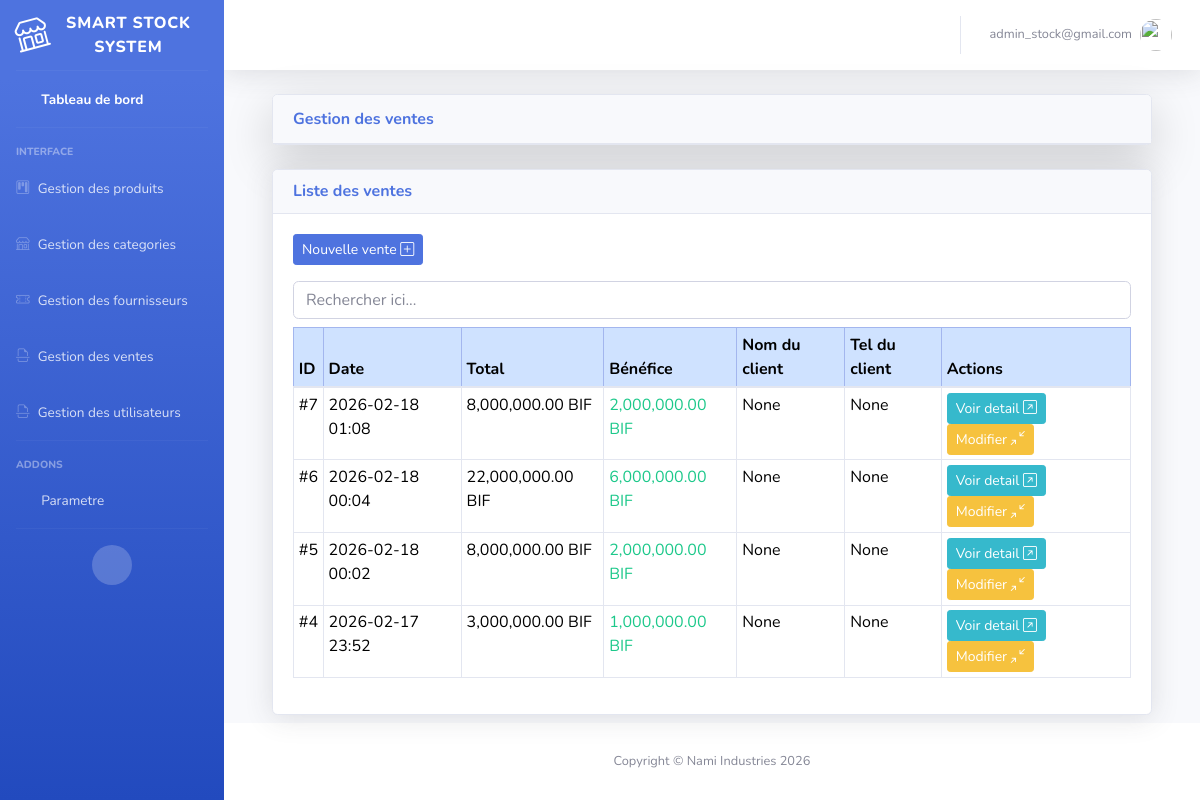
/smartstock-admin/vente-liste/ (signed in), run on the app's committed database.
### sales/models.py (models this page shows, shortened)
class Sale(models.Model):
    STATUS_CHOICES = [
        ('draft', 'En cours'),
        ('completed', 'Finalisée'),
    ]
    status = models.CharField(
        max_length=20,
        choices=STATUS_CHOICES,
        default='draft'
    )
    total_amount = models.DecimalField(max_digits=12, decimal_places=2, default=Decimal("0.00"))
    total_profit = models.DecimalField(max_digits=12, decimal_places=2, default=Decimal("0.00"))
    user = models.ForeignKey(User, on_delete=models.CASCADE, null=True)
    customer_name = models.CharField(max_length=80, blank=True, null=True)
    customer_phone = models.CharField(max_length=20, blank=True, null=True)
    created_at = models.DateTimeField(auto_now_add=True)

### core/models.py (models this page shows, shortened)
class ShopSettings(models.Model):
    DEVISE_CHOICES = [
        ('USD', 'USD'),
        ('EUR', 'EUR'),
        ('CDF', 'CDF'),
        ('BIF', 'BIF'),
    ]
    name = models.CharField(max_length=200)
    address = models.TextField()
    phone = models.CharField(max_length=20)
    currency = models.CharField(
        max_length=10,
        choices=DEVISE_CHOICES,
        default='BIF'
    )
    tva = models.DecimalField(max_digits=12, decimal_places=2, default=Decimal("0.00"))
    logo = models.ImageField(upload_to="logo/", blank=True, null=True)

### core/views.py (the view)
# urls.py: path('vente-liste/', views.sale_list, name='sale_list'),
@login_required
@role_required('Admin')
def sale_list(request):
    template = loader.get_template('sale_list.html')
    sales = Sale.objects.filter(status='completed').order_by('-created_at')
    shop = ShopSettings.objects.first()
    context = {
        'sales':sales,
        'shop':shop,
    }
    return HttpResponse(template.render(context, request))

### core/templates/sale_list.html (shortened to what this page needs)
{% extends 'base.html' %}
{% block content %}
{% load humanize %}
<div class="container-fluid">
    <div class="card mb-4 shadow-lg">
        <div class="card-header m-0 font-weight-bold text-primary">
            Gestion des ventes
        </div>
    </div>
    <div class="card shadow">
        <div class="card-header">
            <h6 class="m-0 font-weight-bold text-primary">
                Liste des ventes
            </h6>
        </div>
        <div class="card-body">
            <a href="{% url 'sale_create' %}" class="btn btn-primary btn-sm mb-3">
                Nouvelle vente <i class="bi bi-plus-square"></i>
            </a>
            <div class="table-responsive">
                <div class="input-group">
                   <input type="text" id="searchInput" class="form-control mb-2" placeholder="Rechercher ici...">
                </div>
                <table class="table table-sm table-bordered" id="dataTable">
                    <thead class="table-primary">
                        <tr>
                            <th>ID</th>
                            <th>Date</th>
                            <th>Total</th>
                            <th>Bénéfice</th>
                            <th>Nom du client</th>
                            <th>Tel du client</th>
                            <th>Actions</th>
                        </tr>
                    </thead>
                    <tbody>
                        {% for sale in sales %}
                        <tr>
                            <td>#{{ sale.id }}</td>
                            <td>{{ sale.created_at|date:"Y-m-d H:i" }}</td>
                            <td>{{ sale.total_amount|intcomma }} {{ shop.currency }}</td>
                            <td class="text-success">
                                {{ sale.total_profit|intcomma }} {{ shop.currency }}
                            </td>
                            <td>{{sale.customer_name}}</td>
                            <td>{{sale.customer_phone}}</td>
                            <td>
                                <a href="{% url 'sale_detail' sale.id %}" class="btn btn-info btn-sm">Voir detail <i class="bi bi-arrow-up-right-square"></i></a>
                                <a href="{% url 'sale_update' sale.id %}" class="btn btn-warning btn-sm">Modifier <i class="bi bi-arrows-angle-contract"></i></a>
                            </td>
                        </tr>
                        {% empty %}
                        <tr>
                            <td colspan="5" class="text-center">
                                Aucune vente enregistrée
                            </td>
                        </tr>
                        {% endfor %}
                    </tbody>
                </table>
            </div>
        </div>
    </div>
</div>
{% endblock %}

### core/templates/base.html (shortened to what this page needs)
{% load static %}
<!DOCTYPE html>
<html lang="en">
<head>
    {% load bootstrap5 %}
    {% bootstrap_css %}
    <link href="{% static 'vendor/fontawesome-free/css/all.min.css' %}" rel="stylesheet" type="text/css">
    <link rel="stylesheet"
href="https://cdn.jsdelivr.net/npm/bootstrap-icons@1.11.1/font/bootstrap-icons.css">
    <link href="{% static 'css/sb-admin-2.min.css' %}" rel="stylesheet">
</head>
<body id="page-top">
    <div id="wrapper">
        <ul class="navbar-nav bg-gradient-primary sidebar sidebar-dark accordion" id="accordionSidebar">
            <a class="sidebar-brand d-flex align-items-center justify-content-center">
                <div class="sidebar-brand-icon rotate-n-15">
                    <i class="bi bi-shop"></i>
                </div>
                <div class="sidebar-brand-text mx-3">Smart Stock System</div>
            </a>
            <hr class="sidebar-divider my-0">
            <li class="nav-item active">
                <a class="nav-link" href="{% url 'home' %}">
                    <i class="fas fa-fw fa-tachometer-alt"></i>
                    <span>Tableau de bord</span></a>
            </li>
            <hr class="sidebar-divider">
            <div class="sidebar-heading">
                Interface
            </div>
            <li class="nav-item">
                <a class="nav-link collapsed" href="" data-toggle="collapse" data-target="#collapseComponents" arial-expanded="true" aria-controls="collapseComponents">
                    <i class="bi bi-kanban"></i>
                    <span>Gestion des produits</span>
                </a>
            </li>
            <li class="nav-item">
                <a class="nav-link collapsed" href="#" data-toggle="collapse" data-target="#collapseUtilities"
                    aria-expanded="true" aria-controls="collapseUtilities">
                    <i class="bi bi-shop"></i>
                    <span>Gestion des categories</span>
                </a>
            </li>
            <li class="nav-item">
                <a class="nav-link collapsed" href="#" data-toggle="collapse" data-target="#collapseCondition"
                    aria-expanded="true" aria-controls="collapseCondition">
                    <i class="bi bi-ticket-perforated"></i>
                    <span>Gestion des fournisseurs</span>
                </a>
            </li>
            <li class="nav-item">
                <a class="nav-link collapsed" href="#" data-toggle="collapse" data-target="#collapseReclamation"
                    aria-expanded="true" aria-controls="collapseReclamation">
                    <i class="bi bi-file-earmark-break"></i>
                    <span>Gestion des ventes</span>
                </a>
            </li>
            <li class="nav-item">
                <a class="nav-link collapsed" href="#" data-toggle="collapse" data-target="#collapseUser"
                    aria-expanded="true" aria-controls="collapseUser">
                    <i class="bi bi-file-earmark-break"></i>
                    <span>Gestion des utilisateurs</span>
                </a>
            </li>
            <hr class="sidebar-divider">
            <div class="sidebar-heading">
                Addons
            </div>
            <li class="nav-item">
                <a class="nav-link collapsed" href="#" data-toggle="collapse" data-target="#collapsePages"
                    aria-expanded="true" aria-controls="collapsePages">
                    <i class="fas fa-fw fa-folder"></i>
                    <span>Parametre</span>
                </a>
            </li>
            <hr class="sidebar-divider d-none d-md-block">
            <div class="text-center d-none d-md-inline">
                <button class="rounded-circle border-0" id="sidebarToggle"></button>
            </div>
        </ul>
        <div id="content-wrapper" class="d-flex flex-column">
            <div id="content">
                <nav class="navbar navbar-expand navbar-light bg-white topbar mb-4 static-top shadow">
                    <ul class="navbar-nav ml-auto">
                        <li class="nav-item dropdown no-arrow">
                            <a class="nav-link dropdown-toggle" href="#" id="userDropdown" role="button"
                                data-toggle="dropdown" aria-haspopup="true" aria-expanded="false">
                                <span class="mr-2 d-none d-lg-inline text-gray-600 small">
                                    {% if user.is_authenticated %}
                                        <span>{{ user.email }}</span>
                                    {% endif %}
                                </span>
                                <img class="img-profile rounded-circle"
                                    src="img/undraw_profile.svg">
                            </a>
                        </li>
                    </ul>
                </nav>
                <div class="container-fluid">
                    {% block content %} {% endblock %}
                </div>
            </div>
            <footer class="sticky-footer bg-white">
                <div class="container my-auto">
                    <div class="copyright text-center my-auto">
                        <span>Copyright &copy; Nami Industries 2026</span>
                    </div>
                </div>
            </footer>
        </div>
    </div>
</body>
</html>

### data on the page
Sale: id "7", created_at "2026-02-18 01:08", total_amount "8,000,000.00", total_profit "2,000,000.00", customer_name "None", customer_phone "None"
ShopSettings: currency "BIF"
Sale: id "6", created_at "2026-02-18 00:04", total_amount "22,000,000.00", total_profit "6,000,000.00", customer_name "None", customer_phone "None"
Sale: id "5", created_at "2026-02-18 00:02", total_amount "8,000,000.00", total_profit "2,000,000.00", customer_name "None", customer_phone "None"
Sale: id "4", created_at "2026-02-17 23:52", total_amount "3,000,000.00", total_profit "1,000,000.00", customer_name "None", customer_phone "None"

### other printed values
{{ user.email }} "admin_stock@gmail.com"
